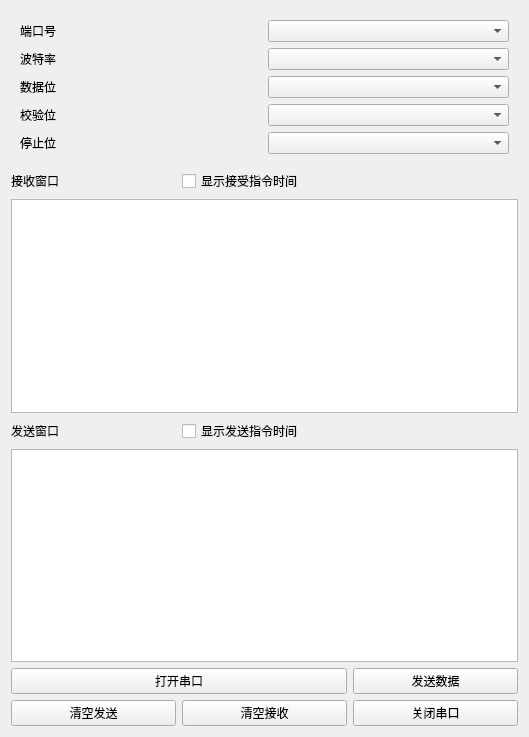
<?xml version="1.0" encoding="UTF-8"?>
<ui version="4.0">
 <class>Port</class>
 <widget class="QWidget" name="Port">
  <property name="geometry">
   <rect>
    <x>0</x>
    <y>0</y>
    <width>529</width>
    <height>737</height>
   </rect>
  </property>
  <property name="minimumSize">
   <size>
    <width>529</width>
    <height>737</height>
   </size>
  </property>
  <property name="windowTitle">
   <string>Form</string>
  </property>
  <layout class="QGridLayout" name="gridLayout_2">
   <item row="0" column="0" colspan="3">
    <widget class="QWidget" name="widget" native="true">
     <layout class="QGridLayout" name="gridLayout">
      <item row="0" column="0">
       <widget class="QLabel" name="label">
        <property name="text">
         <string>&lt;html&gt;&lt;head/&gt;&lt;body&gt;&lt;p&gt;端口号&lt;/p&gt;&lt;/body&gt;&lt;/html&gt;</string>
        </property>
       </widget>
      </item>
      <item row="0" column="1">
       <widget class="QComboBox" name="portBox"/>
      </item>
      <item row="1" column="0">
       <widget class="QLabel" name="label_2">
        <property name="text">
         <string>波特率</string>
        </property>
       </widget>
      </item>
      <item row="1" column="1">
       <widget class="QComboBox" name="baudBox">
        <property name="currentText">
         <string/>
        </property>
       </widget>
      </item>
      <item row="2" column="0">
       <widget class="QLabel" name="label_3">
        <property name="text">
         <string>数据位</string>
        </property>
       </widget>
      </item>
      <item row="2" column="1">
       <widget class="QComboBox" name="bitNumBox"/>
      </item>
      <item row="3" column="0">
       <widget class="QLabel" name="label_4">
        <property name="text">
         <string>校验位</string>
        </property>
       </widget>
      </item>
      <item row="3" column="1">
       <widget class="QComboBox" name="parityBox"/>
      </item>
      <item row="4" column="0">
       <widget class="QLabel" name="label_5">
        <property name="text">
         <string>停止位</string>
        </property>
       </widget>
      </item>
      <item row="4" column="1">
       <widget class="QComboBox" name="stopBox"/>
      </item>
     </layout>
    </widget>
   </item>
   <item row="1" column="0">
    <widget class="QLabel" name="label_6">
     <property name="text">
      <string>接收窗口</string>
     </property>
    </widget>
   </item>
   <item row="1" column="1" colspan="2">
    <widget class="QCheckBox" name="checkBox">
     <property name="text">
      <string>显示接受指令时间</string>
     </property>
    </widget>
   </item>
   <item row="2" column="0" colspan="3">
    <widget class="QTextEdit" name="receiveText"/>
   </item>
   <item row="3" column="0">
    <widget class="QLabel" name="label_7">
     <property name="text">
      <string>发送窗口</string>
     </property>
    </widget>
   </item>
   <item row="3" column="1" colspan="2">
    <widget class="QCheckBox" name="checkBox_2">
     <property name="text">
      <string>显示发送指令时间</string>
     </property>
    </widget>
   </item>
   <item row="4" column="0" colspan="3">
    <widget class="QTextEdit" name="sendText"/>
   </item>
   <item row="5" column="0" colspan="2">
    <widget class="QPushButton" name="openBtn">
     <property name="text">
      <string>打开串口</string>
     </property>
    </widget>
   </item>
   <item row="5" column="2">
    <widget class="QPushButton" name="sendBtn">
     <property name="text">
      <string>发送数据</string>
     </property>
    </widget>
   </item>
   <item row="6" column="0">
    <widget class="QPushButton" name="clearSendBtn">
     <property name="text">
      <string>清空发送</string>
     </property>
    </widget>
   </item>
   <item row="6" column="1">
    <widget class="QPushButton" name="clearReceiveBtn">
     <property name="text">
      <string>清空接收</string>
     </property>
    </widget>
   </item>
   <item row="6" column="2">
    <widget class="QPushButton" name="pushButton_5">
     <property name="text">
      <string>关闭串口</string>
     </property>
    </widget>
   </item>
  </layout>
 </widget>
 <resources/>
 <connections/>
</ui>
